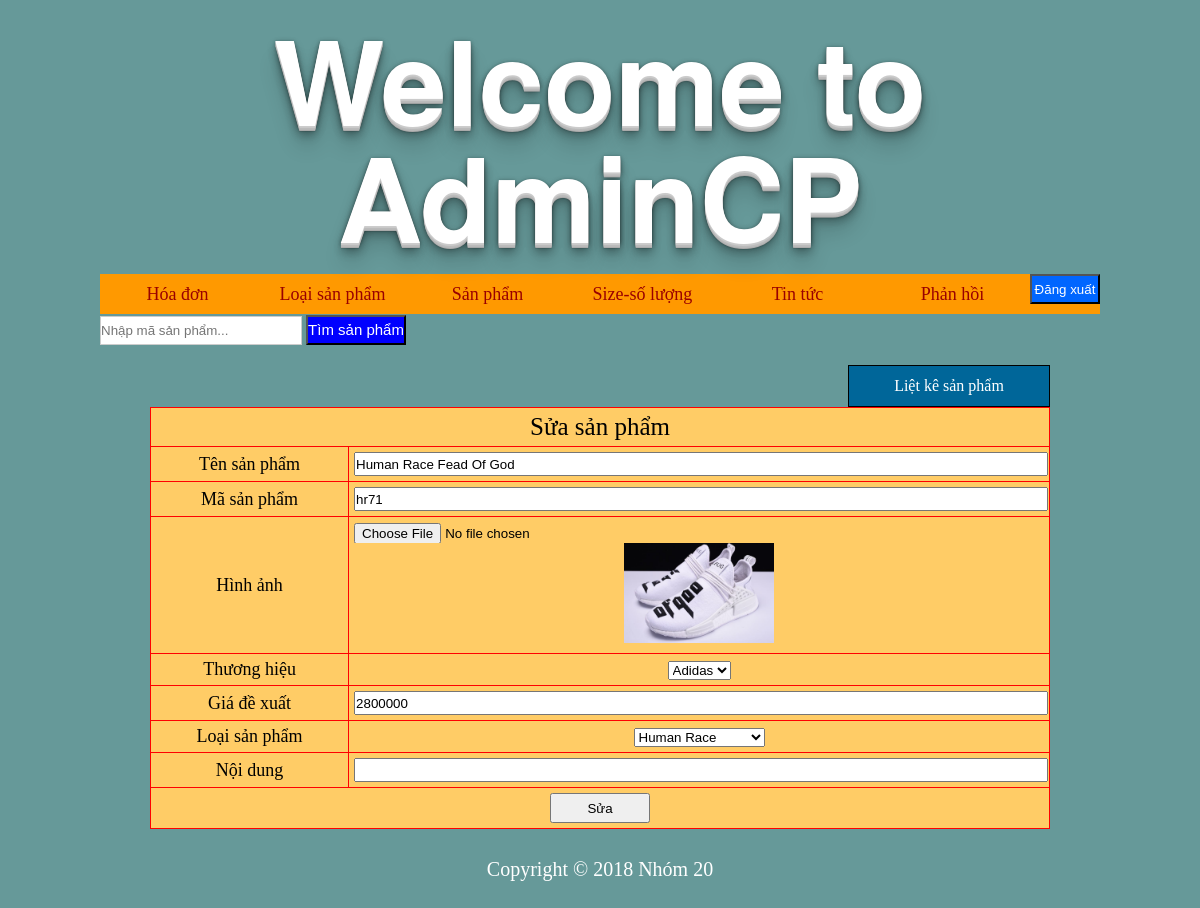
The page /admincp/index.php?quanly=sanpham&ac=sua&id=37 (signed in) on the database its author committed.
### tables this page shows
CREATE TABLE `sanpham` (
  `idsp` int(11) NOT NULL,
  `tensp` varchar(255) NOT NULL,
  `masp` varchar(255) NOT NULL,
  `hinhanh` varchar(255) NOT NULL,
  `idthuonghieu` tinyint(1) NOT NULL COMMENT '0:Adidas - 1:Nike',
  `dongia` int(11) NOT NULL COMMENT 'VND',
  `idloaisp` int(5) NOT NULL,
  `noidung` varchar(10000) NOT NULL
);

### admincp/modules/quanlysanpham/sua.php (the view)
<?php
	$sql = "select * from sanpham where idsp='$_GET[id]'";
	$row=mysqli_query($conn,$sql);
	$dong=mysqli_fetch_array($row);
?>
<div class="button_them">
  <a href="index.php?quanly=sanpham&ac=lietke">Liệt kê sản phẩm</a>
</div>
<form action="modules/quanlysanpham/xuly.php?id=<?php echo $dong['idsp'] ?>" method="post" enctype="multipart/form-data">
  <table border="1">
    <tr>
      <td colspan="2" style="text-align:center;font-size:25px;">Sửa sản phẩm</td>
    </tr>
    <tr>
      <td>Tên sản phẩm</td>
      <td><input type="text" name="tensp" value="<?php echo $dong['tensp'] ?>" required="required"></td>
    </tr>
    <tr>
      <td>Mã sản phẩm</td>
      <td><input type="text" name="masp" value="<?php echo $dong['masp'] ?>" required="required"></td>
    </tr>
    <tr>
      <td>Hình ảnh</td>
      <td><input type="file" name="hinhanh" /><img src="modules/quanlysanpham/uploads/<?php echo $dong['hinhanh'] ?>" width="150" height="100"></td>
    </tr>
    <tr>
    <?php
    $sql_thuonghieu ="select * from thuonghieu";
    $row_thuonghieu =mysqli_query($conn,$sql_thuonghieu);
    ?>
      <td>Thương hiệu</td>
      <td><select name="idthuonghieu">
      <?php
      while($dong_thuonghieu=mysqli_fetch_array($row_thuonghieu)){
        if($dong['idthuonghieu']==$dong_thuonghieu['idthuonghieu']){
      ?>
          <option selected="selected" value="<?php echo $dong_thuonghieu['idthuonghieu'] ?>"><?php echo $dong_thuonghieu['tenthuonghieu'] ?></option>
        <?php
        }else{
        ?>
          <option value="<?php echo $dong_thuonghieu['idthuonghieu'] ?>"><?php echo $dong_thuonghieu['tenthuonghieu'] ?></option>
        <?php
        }
      }
        ?>
      </select></td>
    </tr>
    <tr>
      <td>Giá đề xuất</td>
      <td><input type="text" name="dongia" value="<?php echo $dong['dongia'] ?>" required="required"></td>
    </tr>
    <tr>
    <?php
    $sql_loaisp ="select * from loaisp";
    $row_loaisp =mysqli_query($conn,$sql_loaisp);
    ?>
      <td>Loại sản phẩm</td>
      <td><select name="idloaisp">
      <?php
      while($dong_loaisp=mysqli_fetch_array($row_loaisp)){
        if($dong['idloaisp']==$dong_loaisp['idloaisp']){
      ?>
          <option selected="selected" value="<?php echo $dong_loaisp['idloaisp'] ?>"><?php echo $dong_loaisp['tenloaisp'] ?></option>
        <?php
        }else{
        ?>
          <option value="<?php echo $dong_loaisp['idloaisp'] ?>"><?php echo $dong_loaisp['tenloaisp'] ?></option>
        <?php
        }
      }
        ?>
      </select></td>
    </tr>
    <tr>
      <td>Nội dung</td>
      <td><input type="text" name="noidung" value="<?php echo $dong['noidung'] ?>"></td>
    </tr>
    <tr>
      <td colspan="2"><div align="center">
        <input class="submit" type="submit" name="sua" value="Sửa">
      </div></td>
    </tr>
  </table>
</form>

### admincp/style/admincp.css (style rules this page uses)
body { background:#669999; }
* { padding:0; margin:0; }
table { border-collapse:collapse; width:100%; background-color:#FC6; border:1px solid #F00; }
table tr td { color:#000; font-size:18px; text-align: center; padding:5px; }
input { width:100%; height:20px; }
.submit { width: 100px; height: 30px; align-content: center; }
.button_them { width:200px; height:40px; border:1px solid #000; text-align:center; background:#069; line-height:40px; color:#fff; float:right; }
.button_them a { color:#fff; display:block; text-decoration:none; }

### rows shown on the page
sanpham: tensp "Human Race Fead Of God", masp "hr71", hinhanh (picture), dongia "2800000"

### other values the page prints
form field idthuonghieu "Adidas"
form field idloaisp "Human Race"
